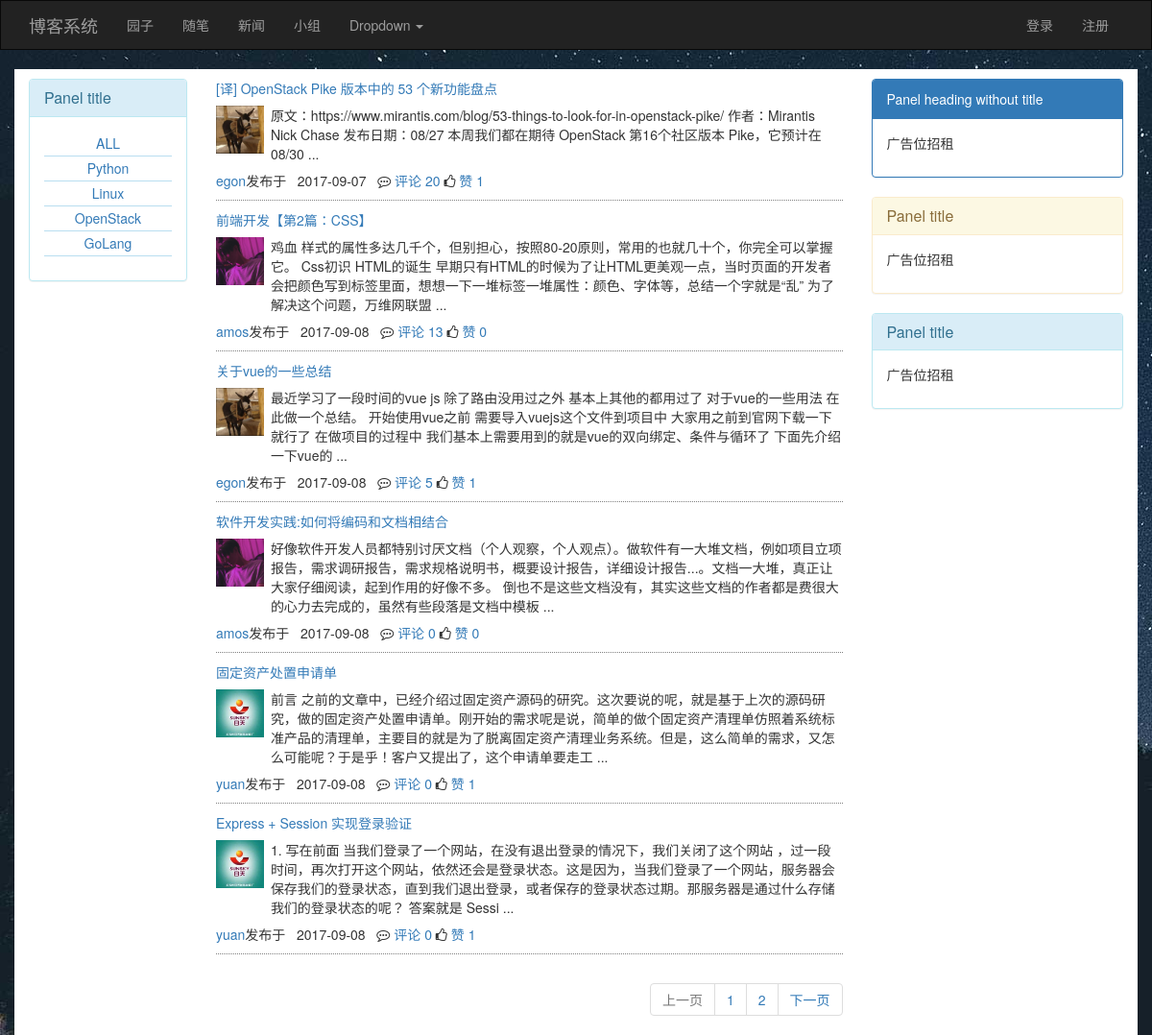
The page / on the database its author committed.
### blog/models.py (models this page shows, shortened)
class Article(models.Model):
    nid = models.BigAutoField(primary_key=True)
    title = models.CharField(max_length=50, verbose_name='文章标题')
    desc = models.CharField(max_length=255, verbose_name='文章描述')
    read_count = models.IntegerField(default=0)
    comment_count = models.IntegerField(default=0)
    up_count = models.IntegerField(default=0)
    down_count = models.IntegerField(default=0)
    category = models.ForeignKey(verbose_name='文章类型', to='Category', to_field='nid', null=True)
    create_time = models.DateTimeField(verbose_name='创建时间', auto_now_add=True)
    blog = models.ForeignKey(verbose_name='所属博客', to='Blog', to_field='nid')
    tags = models.ManyToManyField(
        to="Tag",
        through='Article2Tag',
        through_fields=('article', 'tag'),
    )
    type_choices = [
        (1, "Python"),
        (2, "Linux"),
        (3, "OpenStack"),
        (4, "GoLang"),
    ]
    article_type_id = models.IntegerField(choices=type_choices, default=None)

class Blog(models.Model):
    nid = models.BigAutoField(primary_key=True)
    title = models.CharField(verbose_name='个人博客标题', max_length=64)
    site = models.CharField(verbose_name='个人博客后缀', max_length=32, unique=True)
    theme = models.CharField(verbose_name='博客主题', max_length=32)
    user = models.OneToOneField(to='UserInfo', to_field='nid')

class UserInfo(AbstractUser):
    nid = models.BigAutoField(primary_key=True)
    nickname = models.CharField(verbose_name='昵称', max_length=32)
    telephone = models.CharField(max_length=11, blank=True, null=True, unique=True, verbose_name='手机号码')
    avatar = models.FileField(verbose_name='头像', upload_to='upload/avatar/')
    create_time = models.DateTimeField(verbose_name='创建时间', auto_now_add=True)
    fans = models.ManyToManyField(verbose_name='粉丝们',
                                  to='UserInfo',
                                  through='UserFans',
                                  through_fields=('user','follower'))
    def __str__(self):
        return self.username

### blog/views.py (the view)
# urls.py: url(r'^$', views.index),
def index(request,**kwargs):
    type_choices = models.Article.type_choices
    current_type_choices_id = int(kwargs.get("article_type_id",0))
    article_list=models.Article.objects.all()
    p_obj = Paginator(article_list, 6)
    page_num = request.GET.get('page')
    try:
        article_list = p_obj.page(page_num)
    except EmptyPage:  # 如果输入的值超出现有页数，就显示最后一页
        article_list = p_obj.page(p_obj.num_pages)
    except PageNotAnInteger:  # 如果输入的页数不合法，就显示第一页
        article_list = p_obj.page(1)
    return render(request,'index.html',{"type_choices":type_choices,
                                        "current_type_choices_id":current_type_choices_id,
                                        "article_list":article_list,
                                        "request":request,"p_obj":p_obj,"page_num":page_num})

### blog/views.py (called while the page is built)
def func_class(request):
    return {"func":settings.FUNCTION}

### templates/index.html (shortened to what this page needs)
{% load staticfiles %}
<!DOCTYPE html>
<html lang="en">
<head>
    <link rel="stylesheet" href="{% static 'bootstrap/css/bootstrap.css' %}">
    <link rel="stylesheet" href="{% static 'font-awesome-4.7.0/css/font-awesome.min.css' %}">
</head>
<body>
<nav class="navbar navbar-inverse">
    <div class="container">
        <div class="navbar-header">
            <a class="navbar-brand" href="">博客系统</a>
        </div>
        <div id="navbar" class="navbar-collapse collapse">
            <ul class="nav navbar-nav">
                {% for type_choice in func %}
                    <li><a href="">{{ type_choice.1 }}</a></li>
                {% endfor %}
                <li class="dropdown">
                    <a href="#" class="dropdown-toggle" data-toggle="dropdown" role="button" aria-haspopup="true"
                       aria-expanded="false">Dropdown <span class="caret"></span></a>
                </li>
            </ul>
            <ul class="nav navbar-nav navbar-right">
                {% if request.user.is_authenticated %}
                    <li><a>欢迎你&nbsp;&nbsp;&nbsp;{{ request.user }}</a></li>
                    <li></li>
                    <li><a href="/logout/">注销</a></li>
                    <li><a href="">修改密码</a></li>
                {% else %}
                    <li><a href="/login/">登录</a></li>
                    <li><a href="/register/">注册</a></li>
                {% endif %}
            </ul>
        </div>
    </div>
</nav>
<div class="container main">
    <div class="row">
        <div class="col-sm-2">
            <div class="panel panel-info">
                <div class="panel-heading">
                    <h3 class="panel-title">Panel title</h3>
                </div>
                <div class="panel-body">
                    <ul class="type_choice_list">
                        <li><a href="#">ALL<span class="sr-only">(current)</span></a></li>
                        {% for type_choice in type_choices %}
                            <li><a href="/blog/{{ type_choice.0 }}">{{ type_choice.1 }}</a></li>
                        {% endfor %}
                    </ul>
                </div>
            </div>
        </div>
        <div class="content_area col-sm-7">
            <div class="article_list">
                {% for article in article_list %}
                <div class="article_item">
                    <div class="row">
                        <a href="/blog/{{ article.blog.user }}/article2/{{ article.nid }}" class="article_title col-sm-8">{{ article.title }}</a>
                    </div>
                    <div class="row article_content">
                        <div class="head_img col-sm-1"><a href="/blog/{{ article.blog.user }}"><img class="avatar" src="{{ article.blog.user.avatar.url }}" alt=""></a>
                        </div>
                        <div class="text col-sm-11">{{ article.desc }}</div>
                    </div>
                    <div class="row">
                        <div class="icon col-sm-12">
                            <span><a href="/blog/{{ article.blog.user }}">{{ article.blog.user }}</a>发布于</span>&nbsp;&nbsp;
                            <span class="timer">{{ article.create_time|date:"Y-m-d" }}</span>&nbsp;&nbsp;
                            <i class="fa fa-commenting-o" aria-hidden="true"></i>&nbsp;<a href="">评论&nbsp;{{ article.comment_count }}</a>
                            <i class="fa fa-thumbs-o-up" aria-hidden="true"></i>&nbsp;<a href="">赞&nbsp;{{ article.up_count }}</a>
                        </div>
                    </div>
                </div>
                {% endfor %}
            </div>
            <ul class="pagination pull-right">
                {% if article_list.has_previous %}
                    <li><a href="/?page={{ article_list.previous_page_number }}">上一页</a></li>
                {% else %}
                    <li class="disabled"><a href="#">上一页</a></li>
                {% endif %}
                {% for num in p_obj.page_range %}
                    {% if num|add:10 == page_num|add:10 %}
                        <li class="active"><a href="/?page={{ num }}">{{ num }}</a></li>
                    {% else %}
                        <li><a href="/?page={{ num }}">{{ num }}</a></li>
                    {% endif %}
                {% endfor %}
                {% if article_list.has_next %}
                    <li><a href="/?page={{ article_list.next_page_number }}">下一页</a></li>
                {% else %}
                    <li class="disabled"><a href="#">下一页</a></li>
                {% endif %}
            </ul>
        </div>
        <div class="panel_area col-sm-3">
            <div class="panel panel-primary">
                <div class="panel-heading">Panel heading without title</div>
                <div class="panel-body">
                    <p>广告位招租</p>
                </div>
            </div>
            <div class="panel panel-warning">
                <div class="panel-heading">
                    <h3 class="panel-title">Panel title</h3>
                </div>
                <div class="panel-body">
                    <p>广告位招租</p>
                </div>
            </div>
            <div class="panel panel-info">
                <div class="panel-heading">
                    <h3 class="panel-title">Panel title</h3>
                </div>
                <div class="panel-body">
                    <p>广告位招租</p>
                </div>
            </div>
        </div>
    </div>
</div>
</body>
</html>

### rows shown on the page
Article: title "[译] OpenStack Pike 版本中的 53 个新功能盘点", blog.user.avatar (picture), desc "原文：https://www.mirantis.com/blog/53-things-to-look-for-in-openstack-pike/ 作者：Mirantis Nick Chase 发布日期：08/27 本周我们都在期待 OpenStack 第16个社区版本 Pike，它预计在08/30 ...", blog.user "egon", create_time "2017-09-07", comment_count "20", up_count "1"
Article: title "前端开发【第2篇：CSS】", blog.user.avatar (picture), desc "鸡血 样式的属性多达几千个，但别担心，按照80-20原则，常用的也就几十个，你完全可以掌握它。 Css初识 HTML的诞生 早期只有HTML的时候为了让HTML更美观一点，当时页面的开发者会把颜色写到标签里面，想想一下一堆标签一堆属性：颜色、字体等，总结一个字就是“乱” 为了解决这个问题，万维网联盟 ...", blog.user "amos", create_time "2017-09-08", comment_count "13", up_count "0"
Article: title "关于vue的一些总结", blog.user.avatar (picture), desc "最近学习了一段时间的vue js 除了路由没用过之外 基本上其他的都用过了 对于vue的一些用法 在此做一个总结。 开始使用vue之前 需要导入vuejs这个文件到项目中 大家用之前到官网下载一下就行了 在做项目的过程中 我们基本上需要用到的就是vue的双向绑定、条件与循环了 下面先介绍一下vue的 ...", blog.user "egon", create_time "2017-09-08", comment_count "5", up_count "1"
Article: title "软件开发实践:如何将编码和文档相结合", blog.user.avatar (picture), desc "好像软件开发人员都特别讨厌文档（个人观察，个人观点）。做软件有一大堆文档，例如项目立项报告，需求调研报告，需求规格说明书，概要设计报告，详细设计报告...。文档一大堆，真正让大家仔细阅读，起到作用的好像不多。 倒也不是这些文档没有，其实这些文档的作者都是费很大的心力去完成的，虽然有些段落是文档中模板 ...", blog.user "amos", create_time "2017-09-08", comment_count "0", up_count "0"
Article: title "固定资产处置申请单", blog.user.avatar (picture), desc "前言 之前的文章中，已经介绍过固定资产源码的研究。这次要说的呢，就是基于上次的源码研究，做的固定资产处置申请单。刚开始的需求呢是说，简单的做个固定资产清理单仿照着系统标准产品的清理单，主要目的就是为了脱离固定资产清理业务系统。但是，这么简单的需求，又怎么可能呢？于是乎！客户又提出了，这个申请单要走工 ...", blog.user "yuan", create_time "2017-09-08", comment_count "0", up_count "1"
Article: title "Express + Session 实现登录验证", blog.user.avatar (picture), desc "1. 写在前面 当我们登录了一个网站，在没有退出登录的情况下，我们关闭了这个网站 ，过一段时间，再次打开这个网站，依然还会是登录状态。这是因为，当我们登录了一个网站，服务器会保存我们的登录状态，直到我们退出登录，或者保存的登录状态过期。那服务器是通过什么存储我们的登录状态的呢？ 答案就是 Sessi ...", blog.user "yuan", create_time "2017-09-08", comment_count "0", up_count "1"

### other values the page prints
{{ type_choice.1 }} "园子" "随笔" "新闻" "小组"
{{ type_choice.1 }} "Python" "Linux" "OpenStack" "GoLang"
{{ num }} "1" "2"
